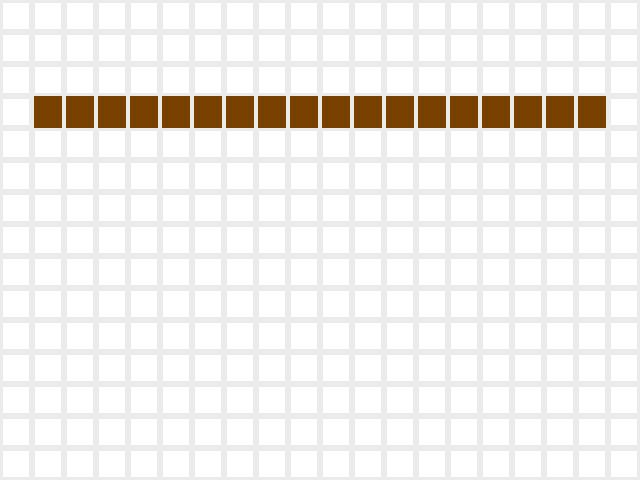

Below is a game level as drawn by its tile map, then a one-line description and the .tmx that defines it (tile-layer data replaced by summaries):
An orthogonal 20x15 tile map with 32x32 px tiles, 2 tile layers (Tile Layer 2, Tile Layer 1).

<map version="1.0" orientation="orthogonal" width="20" height="15" tilewidth="32" tileheight="32">
 <tileset firstgid="1" name="levelobjects" tilewidth="32" tileheight="32">
  <image source="gfx/levelobjects.png" width="320" height="320" />
 </tileset>
 <layer name="Tile Layer 2" width="20" height="15">
  <data>[300 cells, 300 non-empty, 1 distinct tile ids]</data>
 </layer>
 <layer name="Tile Layer 1" width="20" height="15">
  <data>[300 cells, 18 non-empty, 1 distinct tile ids]</data>
 </layer>
</map>
